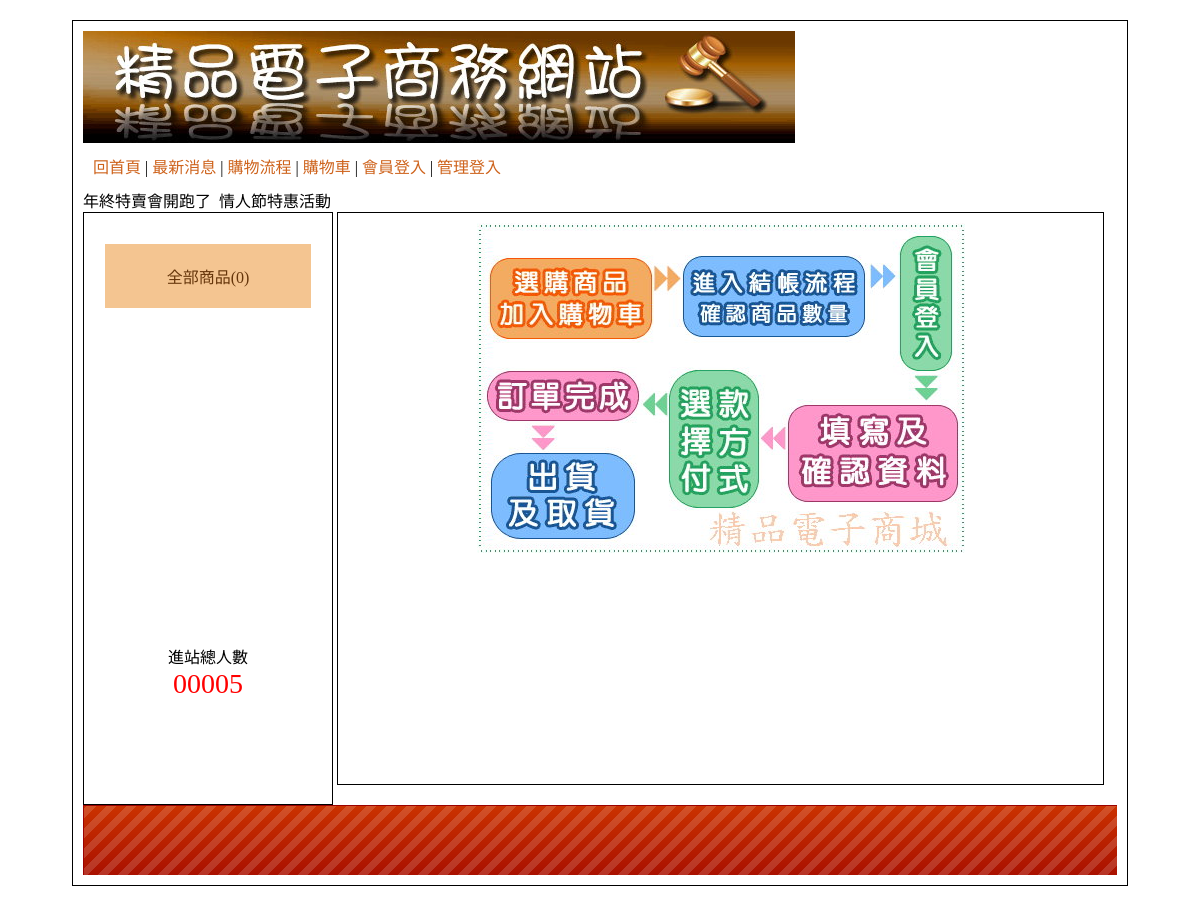
Before: /?do=look with the older database file.
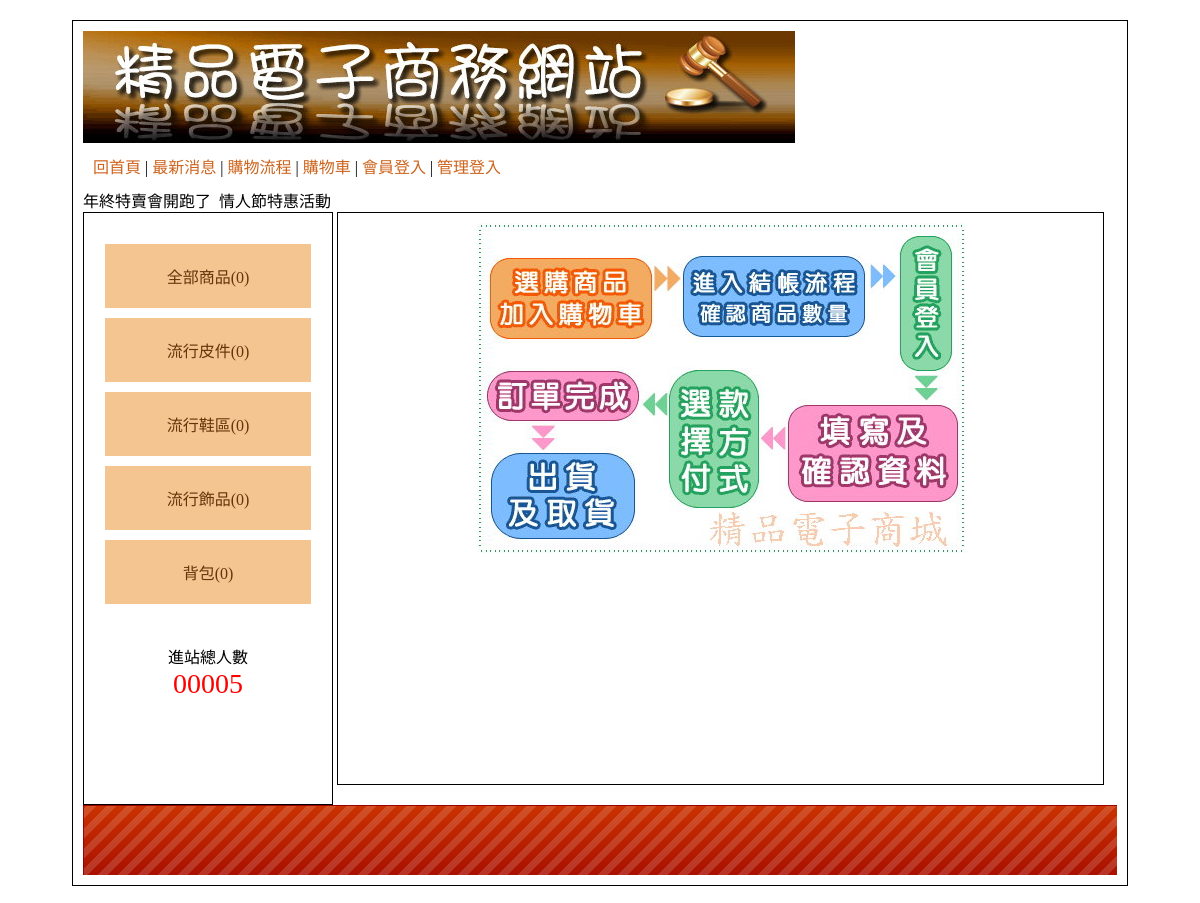
After: the same page with the newer database file.
### tables this page shows
CREATE TABLE `type` (
  `id` int(10) UNSIGNED NOT NULL,
  `name` text NOT NULL,
  `big_id` int(2) NOT NULL
);

### api/db.php (called while the page is built, shortened)
<?php
class DB{
    private $dsn="mysql:host=localhost;dbname=db07_04;charset=utf8";
    private $pdo;
    private $table;
    function __construct($table){
        $this->table=$table;
        $this->pdo=new PDO($this->dsn, 'root', '');
    }
    function all(...$arg){
        $sql="select * from $this->table ";
        if(isset($arg[0])){
            if(is_array($arg[0])){
                $tmp=$this->arraytosql($arg[0]);
                $sql=$sql." where ".join(" AND " , $tmp);
            }else{
                $sql .= $arg[0];
            }
        }
        return $this->pdo->query($sql)->fetchAll(PDO::FETCH_ASSOC);
    }
    function count(...$arg){
        $sql="select count(*) from $this->table ";
        if(isset($arg[0])){
            if(is_array($arg[0])){
                $tmp=$this->arraytosql($arg[0]);
                $sql=$sql." where ".join(" AND " , $tmp);
            }else{
                $sql .= $arg[0];
            }
        }
        return $this->pdo->query($sql)->fetchColumn();
    }
    private function arraytosql($array){
        $tmp=[];
        foreach($array as $key =>$value){
            $tmp[]="`$key`='$value'";
        }
        return $tmp;
    }
}
$Type=new DB('type');
$Item=new DB('item');
?>

### index.php (the view, shortened to what this page needs)
<?php include_once "./api/db.php"; ?>
<!DOCTYPE html PUBLIC "-//W3C//DTD XHTML 1.0 Transitional//EN" "http://www.w3.org/TR/xhtml1/DTD/xhtml1-transitional.dtd">
<html xmlns="http://www.w3.org/1999/xhtml"><head><meta http-equiv="Content-Type" content="text/html; charset=UTF-8">
<link href="./css/css.css" rel="stylesheet" type="text/css">
</head>
<body>
	<div id="main">
    	<div id="top">
        	<a href="?">
            	<img src="./icon/0416.jpg">
            </a>
                        <div style="padding:10px;">
                <a href="?">回首頁</a> |
                <a href="?do=news">最新消息</a> |
                <a href="?do=look">購物流程</a> |
                <a href="?do=buycart">購物車</a> |
                <?php
                    if(isset($_SESSION['login'])){
                        echo "<a href='./api/logout.php'>";
                        echo "登出";
                        echo "</a>";
                    }else{
                        echo "<a href='?do=login'>";
                        echo "會員登入";
                        echo "</a>";
                    }
                ?>
                 |
                <?php
                    if(isset($_SESSION['admin'])){
                        echo "<a href='back.php'>";
                        echo "返回管理";
                        echo "</a>";
                    }else{
                        echo "<a href='?do=admin'>";
                        echo "管理登入";
                        echo "</a>";
                    }
                ?>
           </div>
           <marquee>
                   年終特賣會開跑了&nbsp;&nbsp;情人節特惠活動 &nbsp;&nbsp;
            </marquee>
        </div>
        <div id="left" class="ct">
        	<div style="min-height:400px;">
                <a href="?type=0">全部商品(<?=$Item->count(['sh'=>1]);?>)</a>
            <?php
                $bigs = $Type->all(['big_id'=>0]);
                foreach($bigs as $big):
            ?>
                <div class="ww">
                    <a href="?type=<?=$big['id'];?>"><?=$big['name'];?>(<?=$Item->count(['big'=>$big['id'], 'sh'=>1]);?>)</a>
            <?php
                    echo "</div>";
                endforeach;
            ?>
        	</div>
            <span>
            	<div>進站總人數</div>
                <div style="color:#f00; font-size:28px;">
                	00005
                </div>
            </span>
        </div>
        <div id="right">
                <?php
                $do=$_GET['do']??'main';
                $file = "./front/{$do}.php";
                if(file_exists($file)){
                    include $file;
                }else{
                    include "./front/main.php";
                }
                ?>
        </div>
        <div id="bottom" style="line-height:70px;background:url(./icon/bot.png); color:#FFF;" class="ct">
        </div>
    </div>
</body></html>

Changed rows visible on the page:
added type: name "流行皮件", count "0"
added type: name "流行鞋區", count "0"
added type: name "流行飾品", count "0"
added type: name "背包", count "0"
